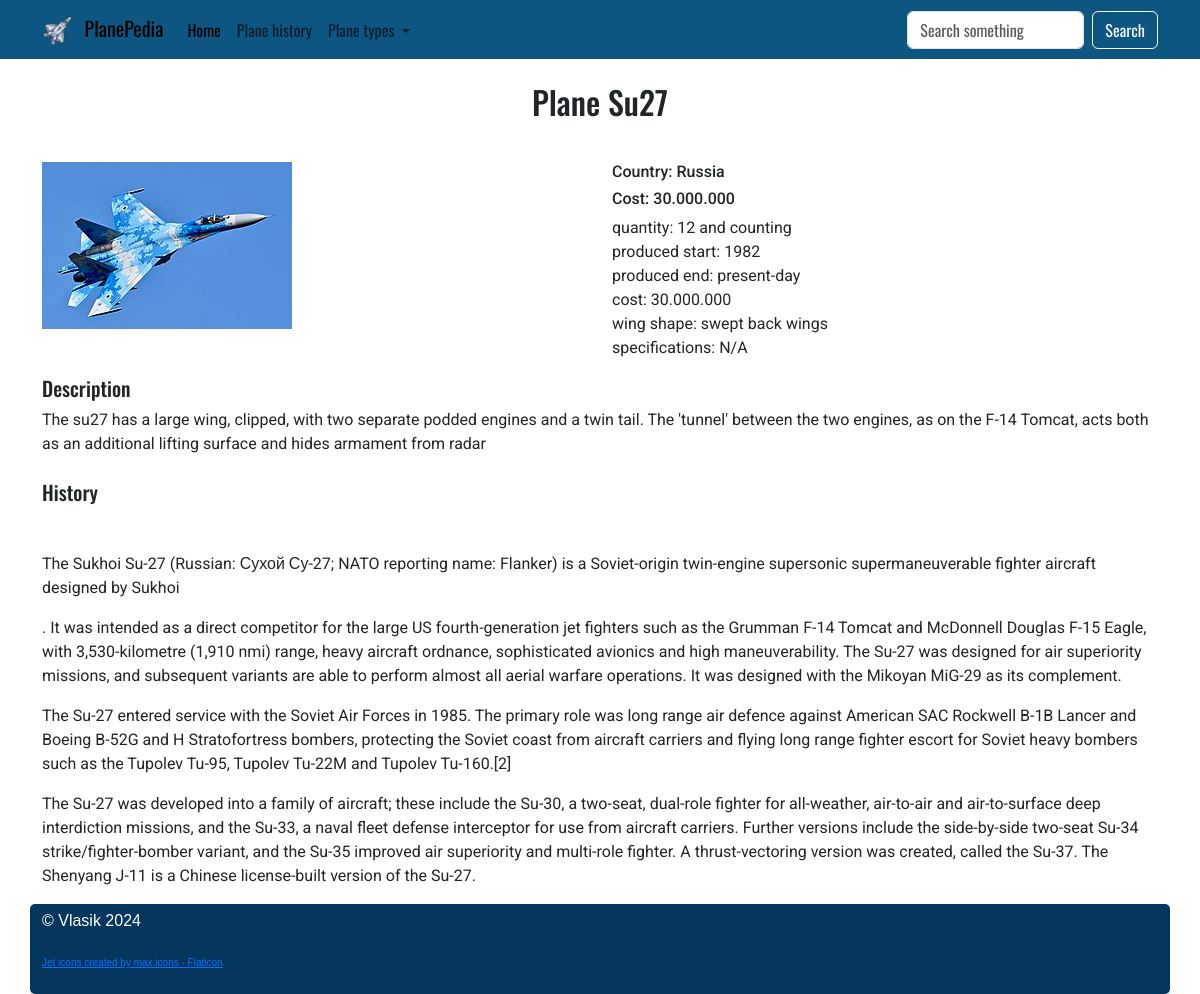
Screenshot of /plane/Su27 with the database file from the repository.
### tables this page shows
CREATE TABLE "planes" (
	"id"	INTEGER,
	"name"	TEXT,
	"category_id"	INTEGER,
	"image"	TEXT,
	"country"	TEXT,
	"quantity"	INTEGER,
	"producedstart"	TEXT,
	"producedend"	TEXT,
	"cost"	INTEGER,
	"wing_shape"	TEXT,
	"specifications"	TEXT,
	"description"	TEXT,
	"history"	TEXT,
	"visibility"	TEXT DEFAULT 'visible',
	FOREIGN KEY("category_id") REFERENCES "categories"("id"),
	PRIMARY KEY("id" AUTOINCREMENT)
);

### app.py (the view)
@app.route("/plane/<name>")
def plane_page(name):
    title = "Plane " + name
    plane = db.get_plane(name)
    plane_types = db.get_all_categories()
    return render_template("plane.html",
                           title = title,
                           plane = plane,
                           plane_types=plane_types)

### db_scripts.py (called while the page is built)
    def open(self):
        self.conn = sqlite3.connect(self.name)
        self.conn.row_factory = sqlite3.Row
        self.cursor = self.conn.cursor()

    def close(self):
        self.cursor.close()
        self.conn.close()

    def get_plane(self, name):
        self.open()
        self.cursor.execute('''SELECT * FROM planes WHERE name=? ''', [name])
        data = self.cursor.fetchall()
        self.close()
        data = [dict(row) for row in data]
        return data[0]

    def get_all_categories(self):
        self.open()
        self.cursor.execute('''SELECT * FROM categories ''')
        data = self.cursor.fetchall()
        self.close()
        data = [dict(row) for row in data]
        return data

### templates/plane.html (shortened to what this page needs)
{% extends 'base.html' %}
{% block content %}
<h2 class="text-center my-4"> {{ title }}</h2>
<div class="row">
    <div class="col-12 col-md-6 col-lg-6 py-3">
        <img src="{{ url_for('static', filename='img/' + plane['image']) }}" class="img-fluid" alt="...">
    </div>
    <div class="col-12 col-md-6 col-lg-6 py-3">
        <h6>Country: {{plane['country']}}</h6>
        <h6>Cost: {{plane['cost']}}</h6>
        <div>quantity:  {{plane['quantity']}}</div>
        <div>produced start:  {{plane['producedstart']}}</div>
        <div>produced end:  {{plane['producedend']}}</div>
        <div>cost:  {{plane['cost']}}</div>
        <div>wing shape:  {{plane['wing_shape']}}</div>
        <div>specifications:  {{plane['specifications']}}</div>
    </div>
</div>
<h5>Description</h5>
<p class="pb-2">
    {{plane['description'] | safe}}
</p>
<h5>History</h5>
<p class="pb-4">
    {{plane['history'] | safe}}
{% endblock content %}

### static/style.css (style rules this page uses)
body { font-family: "Roboto", sans-serif; }
h1, h2, h3, h4, h5, header { font-family: "Oswald", sans-serif; }

### rows the page displays
planes: image (picture), country "Russia", cost "30.000.000", quantity "12 and counting", producedstart "1982", producedend "present-day", wing_shape "swept back wings", specifications "N/A", description "The su27 has a large wing, clipped, with two separate podded engines and a twin tail. The 'tunnel' between the two engines, as on the F-14 Tomcat, acts both as an additional lifting surface and hides armament from radar", history "The Sukhoi Su-27 (Russian: Сухой Су-27; NATO reporting name: Flanker) is a Soviet-origin twin-engine supersonic supermaneuverable fighter aircraft designed by Sukhoi . It was intended as a direct competitor for the large US fourth-generation jet fighters such as the Grumman F-14 Tomcat and McDonnell Douglas F-15 Eagle, with 3,530-kilometre (1,910 nmi) range, heavy aircraft ordnance, sophisticated avionics and high maneuverability. The Su-27 was designed for air superiority missions, and subsequent variants are able to perform almost all aerial warfare operations. It was designed with the Mikoyan MiG-29 as its complement. The Su-27 entered service with the Soviet Air Forces in 1985. The…"

### other values shown
{{ title }} "Plane Su27"
